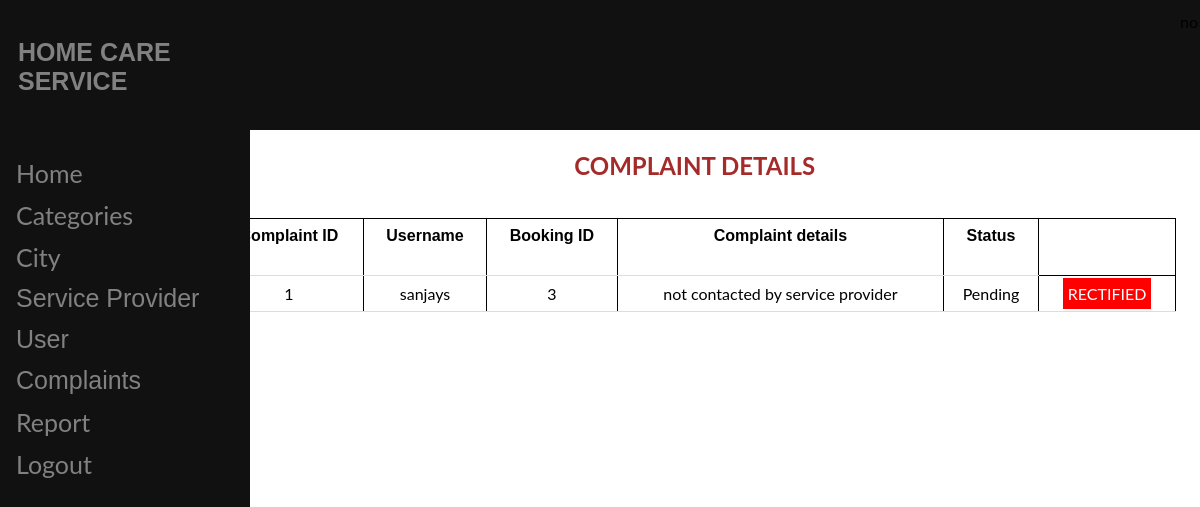
/adminusercomplaint.php, run on the app's committed database.
### tables this page shows
CREATE TABLE `complaintuser` (
  `cid` int(100) NOT NULL,
  `uname` varchar(200) NOT NULL,
  `bookid` int(100) NOT NULL,
  `complaint` varchar(200) NOT NULL,
  `status` varchar(200) NOT NULL
);

### adminusercomplaint.php (the view, shortened to what this page needs)
<html>
<?php include"adminheader.php"?>
</head>
<body>
  <form action="adminspcompaints.php" method="post">
<div style="margin-left:16%;padding:1px 16px;height:1000px;">
<h2>COMPLAINT DETAILS</h2>
<br>
<?php
include"dbconfig.php";
$result = mysqli_query($handle, "SELECT * FROM complaintuser");
echo '<table border="0" cellspacing="2" cellpadding="2">
      <tr>
      <td> <font face="Arial"><h4>Complaint ID </h4></font> </td>
          <td> <font face="Arial"><h4>Username </h4></font> </td>
          <td> <font face="Arial"><h4>Booking ID</h4></font> </td>
          <td> <font face="Arial"><h4>Complaint details </h4></font> </td>
          <td> <font face="Arial"><h4>Status</h4></font> </td>
      </tr>';
  while ($row = $result->fetch_assoc())
  {
      $field = $row["cid"];
      $field0name = $row["uname"];
      $field1name = $row["bookid"];
      $field2name =  $row["complaint"];
      $field3name = $row["status"];
      echo '<tr>
                <td>'.$field.'</td>
                <td>'.$field0name.'</td>
                <td>'.$field1name.'</td>
                <td>'.$field2name.'</td>
                <td>'.$field3name.'</td>';
                echo "<td><a class='bt' href='adminspcompaints.php?cmpt=".$row["cid"]."'>RECTIFIED</a></td>";
                echo "</tr>";
}
echo "</table>";
?>
</form>

### adminheader.php (style rules this page uses)
body { font-family: "Lato", sans-serif; }

### adminusercomplaint.php (style rules this page uses)
h2 { text-align: center; color: brown; }
.bt { text-decoration:none; background-color: red; color: white; padding: 6px 5px; border: none; }
table { border: 1px solid; border-collapse: collapse; width: 100%; }
th, td { padding: 8px; text-align: center; border: 1px solid; border-bottom: 1px solid #ddd; }

### data on the page
complaintuser: cid "1", uname "sanjays", bookid "3", complaint "not contacted by service provider", status "Pending"
